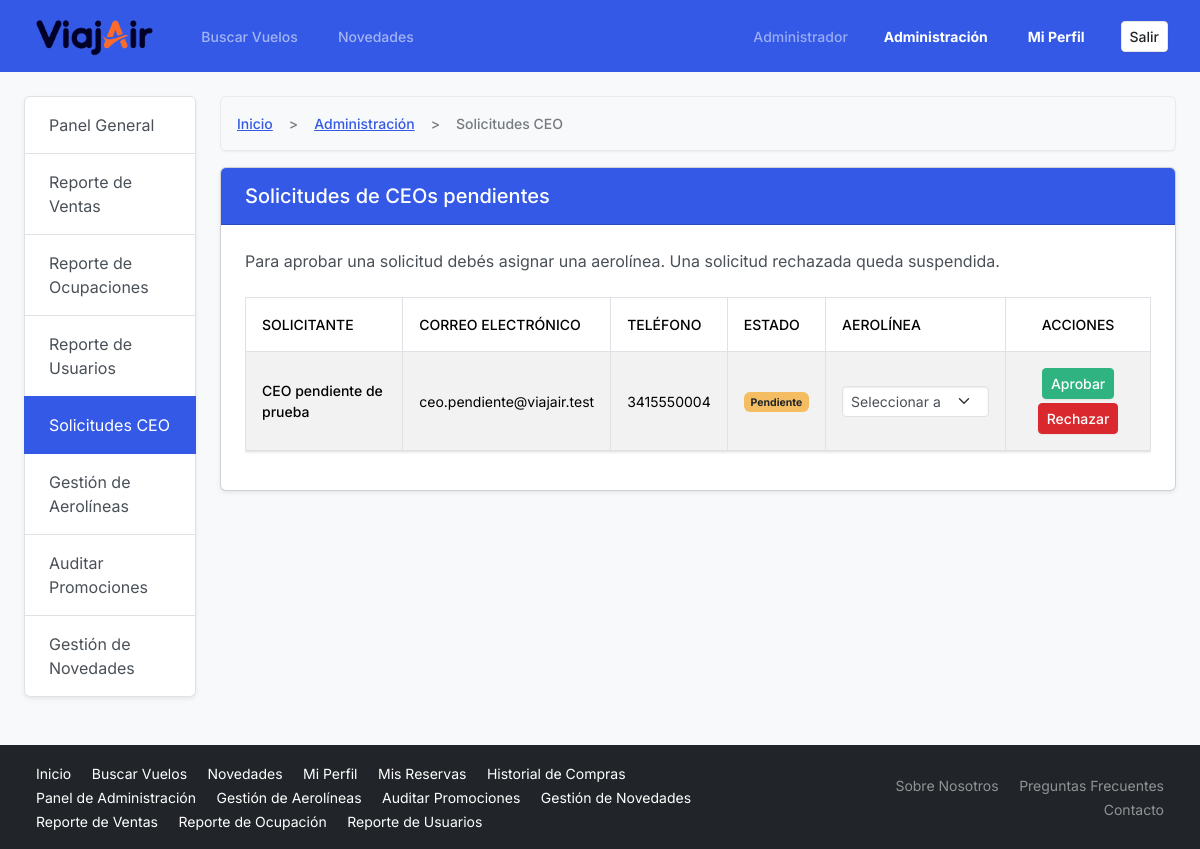
/admin/ceos/solicitudes.php (signed in), run on the app's committed database.
### tables this page shows
CREATE TABLE USUARIOS (
    codUsuario INT AUTO_INCREMENT PRIMARY KEY,
    nombreUsuario VARCHAR(100) NOT NULL,
    claveUsuario VARCHAR(8) NOT NULL,
    tipoUsuario ENUM('administrador', 'ceo', 'usuario') NOT NULL,
    emailUsuario VARCHAR(100) NOT NULL UNIQUE,
    telefonoUsuario VARCHAR(20) NOT NULL
);

### admin/ceos/solicitudes.php (the view, shortened to what this page needs)
<?php
require '../../includes/conexion.php';
$porPagina = 5;
$pagina = filter_input(INPUT_GET, 'pagina', FILTER_VALIDATE_INT);
if ($pagina === false || $pagina === null || $pagina < 1) {
    $pagina = 1;
}
$stmtConteo = $conexion->prepare(
    "SELECT COUNT(*) AS total FROM USUARIOS
     WHERE tipoUsuario = 'ceo' AND estadoUsuario = 'pendiente'"
);
$stmtConteo->execute();
$totalRegistros = (int) $stmtConteo->get_result()->fetch_assoc()['total'];
$totalPaginas = max(1, (int) ceil($totalRegistros / $porPagina));
$pagina = min($pagina, $totalPaginas);
$offset = ($pagina - 1) * $porPagina;
$stmt = $conexion->prepare(
    "SELECT codUsuario, nombreUsuario, emailUsuario, telefonoUsuario
     FROM USUARIOS
     WHERE tipoUsuario = 'ceo' AND estadoUsuario = 'pendiente'
     ORDER BY codUsuario ASC
     LIMIT ? OFFSET ?"
);
$stmt->bind_param('ii', $porPagina, $offset);
$stmt->execute();
$resultado = $stmt->get_result();
require '../../includes/header.php';
?>
<div class="row">
    <?php
    require '../sidebar_admin.php';
    ?>
    <div class="col-md-9 col-lg-10">
        <nav aria-label="breadcrumb">
            <ol class="breadcrumb">
                <li class="breadcrumb-item"><a href="/tpi/index.php">Inicio</a></li>
                <li class="breadcrumb-item"><a href="/tpi/admin/dashboard.php">Administración</a></li>
                <li class="breadcrumb-item active" aria-current="page">Solicitudes CEO</li>
            </ol>
        </nav>
        <div class="card shadow-sm">
            <div class="card-header bg-primary text-white">
                <h1 class="h5 mb-0">Solicitudes de CEOs pendientes</h1>
            </div>
            <div class="card-body p-4">
                <p class="mb-4">
                    Para aprobar una solicitud debés asignar una aerolínea. Una solicitud rechazada queda suspendida.
                </p>
                <div class="table-responsive">
                    <table class="table table-striped table-bordered table-hover align-middle"
                           aria-labelledby="titulo-tabla-ceos">
                        <thead>
                            <tr>
                                <th scope="col">Solicitante</th>
                                <th scope="col">Correo electrónico</th>
                                <th scope="col">Teléfono</th>
                                <th scope="col">Estado</th>
                                <th scope="col">Aerolínea</th>
                                <th scope="col" class="text-center">Acciones</th>
                            </tr>
                        </thead>
                        <tbody>
                            <?php if ($resultado->num_rows > 0): ?>
                                <?php while ($solicitud = $resultado->fetch_assoc()): ?>
                                    <?php $idUsuario = (int) $solicitud['codUsuario']; ?>
                                    <tr>
                                        <th scope="row"><?= htmlspecialchars($solicitud['nombreUsuario'], ENT_QUOTES | ENT_SUBSTITUTE, 'UTF-8'); ?></th>
                                        <td><?= htmlspecialchars($solicitud['emailUsuario'], ENT_QUOTES | ENT_SUBSTITUTE, 'UTF-8'); ?></td>
                                        <td><?= htmlspecialchars($solicitud['telefonoUsuario'], ENT_QUOTES | ENT_SUBSTITUTE, 'UTF-8'); ?></td>
                                        <td>
                                            <span class="badge bg-warning text-dark"
                                                  aria-label="Estado: Pendiente">Pendiente</span>
                                        </td>
                                        <td>
                                            <select id="aerolinea-<?= $idUsuario; ?>"
                                                    name="codAerolinea"
                                                    form="form-solicitud-<?= $idUsuario; ?>"
                                                    class="form-select form-select-sm">
                                                <option value="">Seleccionar aerolínea</option>
                                            </select>
                                        </td>
                                        <td class="text-center">
                                            <form id="form-solicitud-<?= $idUsuario; ?>"
                                                  action="procesar_solicitud.php" method="POST"
                                                  class="d-flex flex-wrap justify-content-center gap-1">
                                                    <button type="submit" name="accion" value="aprobar"
                                                            class="btn btn-sm btn-success">
                                                        Aprobar
                                                    </button>
                                                    <button type="submit" name="accion" value="rechazar"
                                                            class="btn btn-sm btn-danger">
                                                        Rechazar
                                                    </button>
                                            </form>
                                        </td>
                                    </tr>
                                <?php endwhile; ?>
                            <?php else: ?>
                                <tr>
                                    <td colspan="6" class="text-center">No hay solicitudes CEO pendientes.</td>
                                </tr>
                            <?php endif; ?>
                        </tbody>
                    </table>
                </div>
            </div>
        </div>
    </div>
</div>
<?php require '../../includes/footer.php'; ?>

### assets/css/styles.css (style rules this page uses)
html { overflow-y: scroll; }
html, body { max-width: 100%; overflow-x: clip; }
:is(a, button, input, select, textarea, .btn, .page-link, .accordion-button):focus-visible { outline: 3px solid #060b26; outline-offset: 2px; }
.badge { line-height: normal; }

### data on the page
usuarios: nombreUsuario "CEO pendiente de prueba", emailUsuario "ceo.pendiente@viajair.test", telefonoUsuario "3415550004"

### other printed values
explode(' ', trim($nameLogin))[0] "Administrador"
